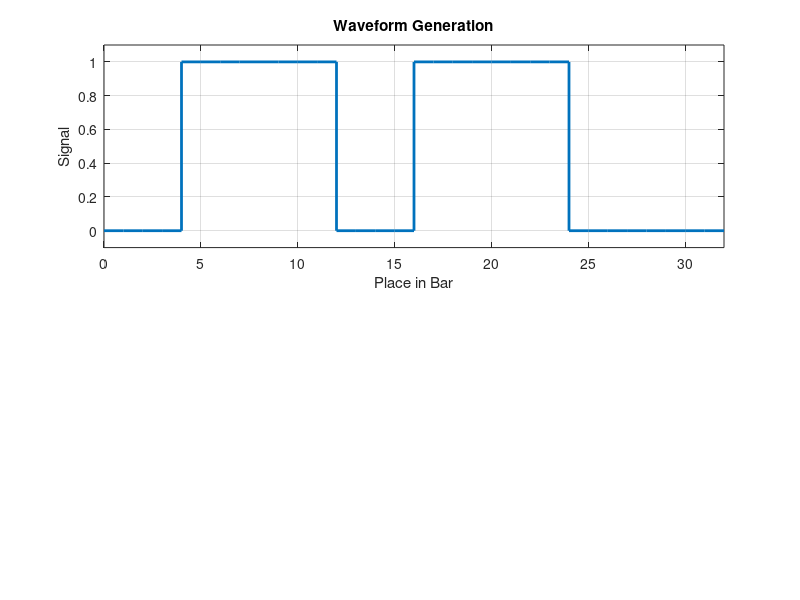

Here is the MATLAB script that generated this plot: (Note: this script raises an error after producing the figure.)
%Current Changes: Trying to make the generated waveforms more interesting
%Made the code cover 2 bars to allow for more interesting patterns to show
%up
%Also Made a function to convert the matrix to a function of unit steps

% Basic rhythm generation software (initial testing with eighth, quarter, and half notes in a 4/4 bar at 100 bpm)
bar = -1 * ones(1, 32);  % -1 represents a null value
bar_length = length(bar);

% Function to compute the available beats
function space = AvailableBeats(bar)
    space = sum(bar == -1);
end

% Function to generate a random note or rest
function chosen_note = RandomNoteGenerator(space)
    % Available note durations: half note = 8, quarter note = 4, eighth note = 2
    notes = [2, 4, 8]; 
    chosen_note = 0;
    
    % Generate a random note depending on available space
    if space >= 8
        random_number = randi([1, 3]);  
    elseif space >= 4
        random_number = randi([1, 2]);  
    else
        random_number = 1;  % Default to smallest note 
    end
    
    chosen_note = notes(random_number);
    rest_or_note = randi([0, 1]);  % Randomly choose 0 for note, 1 for rest
    if rest_or_note == 1
        chosen_note = -chosen_note;  % Negative value for a rest
    end
end

function arr_out = UpdateArray(arr, numValues, startIndex, newValue)

    if(newValue < 0)
        newValue = 0;
    else
        newValue = 1;
    end

    if startIndex < 1 || startIndex > length(arr)
        error('Start index out of array bounds.');
    end
    if startIndex + numValues - 1 > length(arr)
        error('Number of values exceeds array length.');
    end
    
    % disp("NewValue: " + newValue);
    % disp("StartIndex: " + startIndex);
    % disp("NumValues: " + numValues);
    arr(startIndex:startIndex + numValues - 1) = newValue;

    arr_out = arr;
    
end



function PrintArray(array)
    array_length = length(array);
    for i = 1:array_length
        if array(i) < 1
            fprintf('0');
        else
            fprintf('1');
        end
    end
end

%Takes the perfect "output waveform" and generates a number of user inputs
%that are going to be used to test the rythm checking code
function new_array =  DistortArrayShift(array)
    new_array = -1 * ones(1, 32);
    array_length = length(array);

    %y(t) = x(t + 3)

end

function new_array =  DistortArrayScale(array)
    new_array = -1 * ones(1, 32);
    array_length = length(array);

    %y(t) = x(2t)
end

function new_array =  DistortArrayShiftScale(array)
    new_array = -1 * ones(1, 32);
    array_length = length(array);
    

    %y(t) = x(2t+3)
end

i = 1;
while i < (bar_length + 1)
    note = RandomNoteGenerator(AvailableBeats(bar));
    % disp(bar);
    % disp("note: " + note);
    % disp("i : "+  i);
    % disp("Available Beats: " + AvailableBeats(bar));
    % disp("===============================================================")
    bar = UpdateArray(bar, abs(note), i, note);
    i = i + abs(note);
end

PrintArray(bar);
%disp(bar);


% Initialize plotting variables
x = []; % x-axis points
y = []; % y-axis points

for i = 1:length(bar)
    % Define square wave segment based on bar value
    x_segment = [i - 1, i];
    y_segment = [bar(i), bar(i)];
    
    % Append points to the plot data
    x = [x, x_segment];
    y = [y, y_segment];
    
    % Add vertical transition if not at the end
    if i < length(bar)
        x = [x, i];
        y = [y, bar(i + 1)];
    end
end

% Plot the square wave
clf;
subplot(2,1,1);
plot(x, y, 'LineWidth', 2);
grid on;
xlabel('Place in Bar');
ylabel('Signal');
title('Waveform Generation');
axis([0 length(bar) -0.1 1.1]);


%Converts the Matrix to a step function to make scaling and shifting it
%easier
function stepfunction_out = MatrixToSepFunction(array)
    syms t;
    stepFunction = 0;
    
    lastVal = 0;

    n = length(array);
    for i = 1:n
        if array(i) == 1 && lastVal == 0 %on posedge
            stepFunction = stepFunction + heaviside(t - (i - 1));
        elseif array(i) == 0 && lastVal == 1 %on negedge
            stepFunction = stepFunction - heaviside(t - (i - 1));

        end
        lastVal = array(i);
        
    end

    stepfunction_out = stepFunction;


end

stepfunction = MatrixToSepFunction(bar);

% Display the symbolic step function
disp('Symbolic Step Function:');
disp(stepfunction);

% Plot the step function
subplot(2,1,2);
fplot(stepfunction, [0 bar_length], 'LineWidth', 1.5);
xlabel('Time');
ylabel('Signal');
title('Step Function from Matrix');
grid on;
axis([0 bar_length -0.1 1.1]);
